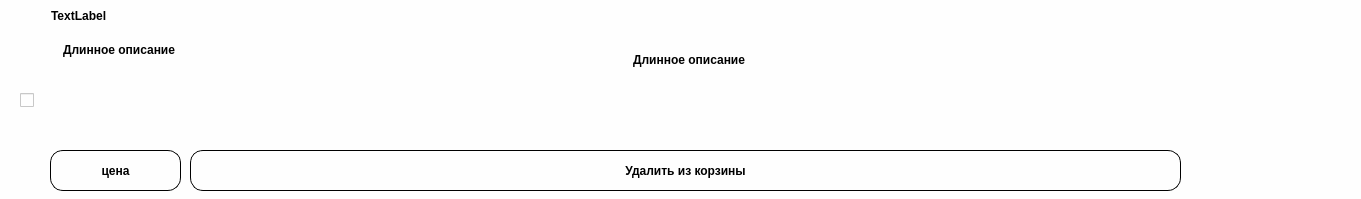
<?xml version="1.0" encoding="UTF-8"?>
<ui version="4.0">
 <class>Form</class>
 <widget class="QWidget" name="Form">
  <property name="geometry">
   <rect>
    <x>0</x>
    <y>0</y>
    <width>1361</width>
    <height>199</height>
   </rect>
  </property>
  <property name="windowTitle">
   <string>Form</string>
  </property>
  <property name="styleSheet">
   <string notr="true">background: rgb(254,254,254)</string>
  </property>
  <widget class="QLabel" name="long_description">
   <property name="geometry">
    <rect>
     <x>60</x>
     <y>40</y>
     <width>551</width>
     <height>101</height>
    </rect>
   </property>
   <property name="styleSheet">
    <string notr="true">color: black;
font-weight: bold;
font: 12pt &quot;HelveticaNeueCyr&quot;;</string>
   </property>
   <property name="text">
    <string>Длинное описание</string>
   </property>
   <property name="alignment">
    <set>Qt::AlignLeading|Qt::AlignLeft|Qt::AlignTop</set>
   </property>
   <property name="margin">
    <number>1</number>
   </property>
   <property name="indent">
    <number>3</number>
   </property>
  </widget>
  <widget class="QLabel" name="name">
   <property name="geometry">
    <rect>
     <x>50</x>
     <y>0</y>
     <width>421</width>
     <height>31</height>
    </rect>
   </property>
   <property name="styleSheet">
    <string notr="true">font-weight: bold;
color: black;
font: 28pt &quot;Futurespore Cyrillic&quot;;</string>
   </property>
   <property name="text">
    <string>TextLabel</string>
   </property>
   <property name="margin">
    <number>3</number>
   </property>
   <property name="indent">
    <number>1</number>
   </property>
  </widget>
  <widget class="QWidget" name="verticalLayoutWidget">
   <property name="geometry">
    <rect>
     <x>1210</x>
     <y>-10</y>
     <width>151</width>
     <height>201</height>
    </rect>
   </property>
   <layout class="QVBoxLayout" name="verticalLayout"/>
  </widget>
  <widget class="QLabel" name="long_description_2">
   <property name="geometry">
    <rect>
     <x>630</x>
     <y>50</y>
     <width>551</width>
     <height>101</height>
    </rect>
   </property>
   <property name="styleSheet">
    <string notr="true">color: black;
font-weight: bold;
font: 12pt &quot;HelveticaNeueCyr&quot;;</string>
   </property>
   <property name="text">
    <string>Длинное описание</string>
   </property>
   <property name="alignment">
    <set>Qt::AlignLeading|Qt::AlignLeft|Qt::AlignTop</set>
   </property>
   <property name="margin">
    <number>1</number>
   </property>
   <property name="indent">
    <number>3</number>
   </property>
  </widget>
  <widget class="QPushButton" name="delete_item">
   <property name="geometry">
    <rect>
     <x>190</x>
     <y>150</y>
     <width>991</width>
     <height>41</height>
    </rect>
   </property>
   <property name="styleSheet">
    <string notr="true">QPushButton:pressed {
border: 0px solid #000;
border-radius: 13px;
border-style: outset;
background: black;
color: rgb(254,254,254);
font-weight: bold;
font: 20pt &quot;Futurespore Cyrillic&quot;;
}
QPushButton {
border: 1px solid #000;
border-radius: 13px;
border-style: outset;
color: black;
font-weight: bold;
font: 20pt &quot;Futurespore Cyrillic&quot;;
}</string>
   </property>
   <property name="text">
    <string>Удалить из корзины</string>
   </property>
  </widget>
  <widget class="QCheckBox" name="checkBox">
   <property name="geometry">
    <rect>
     <x>20</x>
     <y>90</y>
     <width>16</width>
     <height>21</height>
    </rect>
   </property>
   <property name="font">
    <font>
     <family>Futurespore Cyrillic</family>
     <pointsize>15</pointsize>
    </font>
   </property>
   <property name="contextMenuPolicy">
    <enum>Qt::PreventContextMenu</enum>
   </property>
   <property name="acceptDrops">
    <bool>false</bool>
   </property>
   <property name="toolTipDuration">
    <number>1</number>
   </property>
   <property name="layoutDirection">
    <enum>Qt::LeftToRight</enum>
   </property>
   <property name="styleSheet">
    <string notr="true"/>
   </property>
   <property name="text">
    <string/>
   </property>
   <property name="checked">
    <bool>false</bool>
   </property>
   <property name="autoExclusive">
    <bool>false</bool>
   </property>
   <property name="autoRepeatInterval">
    <number>1</number>
   </property>
   <property name="tristate">
    <bool>false</bool>
   </property>
  </widget>
  <widget class="QPushButton" name="price">
   <property name="geometry">
    <rect>
     <x>50</x>
     <y>150</y>
     <width>131</width>
     <height>41</height>
    </rect>
   </property>
   <property name="styleSheet">
    <string notr="true">QPushButton:pressed {
border: 0px solid #000;
border-radius: 13px;
border-style: outset;
background: black;
color: rgb(254,254,254);
font-weight: bold;
font: 20pt &quot;Futurespore Cyrillic&quot;;
}
QPushButton {
border: 1px solid #000;
border-radius: 13px;
border-style: outset;
color: black;
font-weight: bold;
font: 20pt &quot;Futurespore Cyrillic&quot;;
}</string>
   </property>
   <property name="text">
    <string>цена</string>
   </property>
  </widget>
 </widget>
 <resources/>
 <connections/>
</ui>
